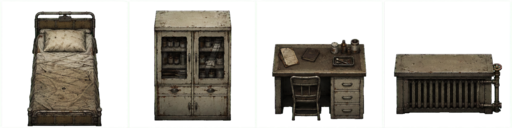
#> input picture assets/art/worlds/sanatorium/sanatorium_lower_wall_props.png, 512 x 128 px, given in place of call_z2D181vZjGO9ChB3UZpS6brR.png, which was not available; the run also reads 1 picture not shown here
$ python process_o1_batch3.py --generated-dir ../assets/art/worlds/sanatorium --project-root ../assets/art/worlds/sanatorium
#> lines starting #> are read from the running program, lines starting #| are printed output that depends on the picture; pictures that were not available may be replaced by others from this repository, and a replacement may not be noted
#!/usr/bin/env python3
"""Convert O1 batch 3 image-generation masters into fixed Godot atlases."""

from __future__ import annotations

import argparse
from pathlib import Path

from PIL import Image


def save_optimized(image: Image.Image, output_path: Path) -> None:
    # Indexed PNG keeps per-palette transparency while sharply reducing Web
    # transfer size and reinforces the locked low-resolution color language.
    indexed = image.quantize(colors=128, method=Image.Quantize.FASTOCTREE, dither=Image.Dither.NONE)
    indexed.save(output_path, optimize=True)


def is_key(pixel: tuple[int, int, int, int]) -> bool:
    red, green, blue, _alpha = pixel
    # Generated pixel masters antialias the flat magenta into a darker purple
    # fringe. Dreadbound's production palette contains no purple, so remove the
    # whole key family instead of leaving a neon outline after downscaling.
    return (
        red >= 80
        and blue >= 80
        and green <= 110
        and min(red, blue) - green >= 50
        and abs(red - blue) <= 100
    )


def remove_key(image: Image.Image) -> Image.Image:
    rgba = image.convert("RGBA")
    pixels = rgba.load()
    for y in range(rgba.height):
        for x in range(rgba.width):
            if is_key(pixels[x, y]):
                pixels[x, y] = (0, 0, 0, 0)
    return rgba


def clear_translucent_key_fringe(image: Image.Image) -> Image.Image:
    rgba = image.convert("RGBA")
    pixels = rgba.load()
    for y in range(rgba.height):
        for x in range(rgba.width):
            red, green, blue, alpha = pixels[x, y]
            if alpha < 48:
                pixels[x, y] = (0, 0, 0, 0)
    return rgba


def split_cell(image: Image.Image, column: int, row: int, columns: int, rows: int) -> Image.Image:
    left = round(column * image.width / columns)
    right = round((column + 1) * image.width / columns)
    top = round(row * image.height / rows)
    bottom = round((row + 1) * image.height / rows)
    return remove_key(image.crop((left, top, right, bottom)))


def trimmed(image: Image.Image) -> Image.Image:
    alpha = image.getchannel("A")
    bounds = alpha.getbbox()
    return image.crop(bounds) if bounds else Image.new("RGBA", (1, 1))


def fit_cell(source: Image.Image, size: tuple[int, int], margin: int, bottom_anchor: bool = True) -> Image.Image:
    source = trimmed(source)
    maximum = (size[0] - margin * 2, size[1] - margin * 2)
    scale = min(maximum[0] / source.width, maximum[1] / source.height)
    target_size = (max(1, round(source.width * scale)), max(1, round(source.height * scale)))
    resized = clear_translucent_key_fringe(remove_key(source.resize(target_size, Image.Resampling.LANCZOS)))
    output = Image.new("RGBA", size)
    x = (size[0] - resized.width) // 2
    y = size[1] - margin - resized.height if bottom_anchor else (size[1] - resized.height) // 2
    output.alpha_composite(resized, (x, y))
    return output


def build_atlas(
    source_path: Path,
    output_path: Path,
    grid: tuple[int, int],
    cell_size: tuple[int, int],
    margin: int,
    bottom_anchor: bool,
) -> None:
#> called with grid = (6, 4), cell_size = (64, 48), margin = 1, bottom_anchor = True
    source = Image.open(source_path).convert("RGBA")
#> source is the input picture: PIL image 512x128 RGBA; mean R, G, B, A 49.9, 46.4, 39.9, 117.9
    columns, rows = grid
    atlas = Image.new("RGBA", (columns * cell_size[0], rows * cell_size[1]))
#> atlas: PIL image 384x192 RGBA; every value is 0
    for row in range(rows):
        for column in range(columns):
            cell = split_cell(source, column, row, columns, rows)
            fitted = fit_cell(cell, cell_size, margin, bottom_anchor)
            atlas.alpha_composite(fitted, (column * cell_size[0], row * cell_size[1]))
#> this loop made 4 passes
#> pass 1, in remove_key, `rgba = image.convert("RGBA")`:
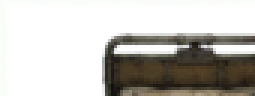
#> rgba: PIL image 85x32 RGBA (shown 3 times larger); mean R, G, B, A 46.5, 44.1, 38.7, 98.1; transparent parts drawn white
#> pass 1, in trimmed, `alpha = image.getchannel("A")`:
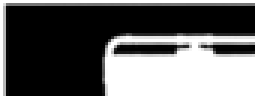
#> alpha: PIL image 85x32 L (shown 3 times larger); min 0, max 255, mean 98.1
#> pass 1, in remove_key (call 2), `rgba = image.convert("RGBA")`:
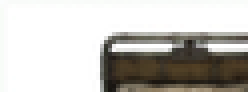
#> rgba: PIL image 62x23 RGBA (shown 4 times larger); mean R, G, B, A 71.9, 69.4, 63, 98.5; transparent parts drawn white
#> after the loop:
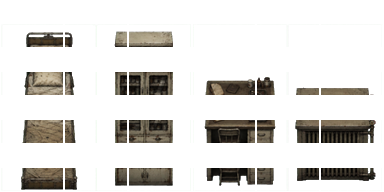
#> atlas: PIL image 384x192 RGBA; mean R, G, B, A 22.7, 21, 18, 54.4; transparent parts drawn white
#> after the loop:
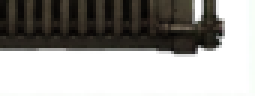
#> cell: PIL image 85x32 RGBA (shown 3 times larger); mean R, G, B, A 33.1, 31.6, 28.2, 122.7; transparent parts drawn white
#> after the loop:
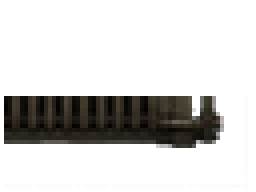
#> fitted: PIL image 64x48 RGBA (shown 4 times larger); mean R, G, B, A 16.4, 15.6, 14.1, 56.5; transparent parts drawn white
    output_path.parent.mkdir(parents=True, exist_ok=True)
    save_optimized(atlas, output_path)
#> in save_optimized, `indexed = image.quantize(colors=128, method=Image.Quantize.FASTOCTREE,..`:
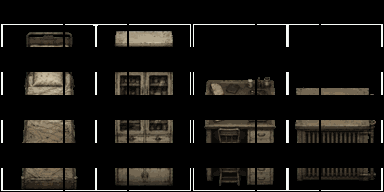
#> indexed: PIL image 384x192 P; mean R, G, B 22.6, 20.9, 17.9


def build_tiles(source_path: Path, output_path: Path) -> None:
    source = Image.open(source_path).convert("RGBA")
    atlas = Image.new("RGBA", (256, 256))
    for row in range(8):
        for column in range(8):
            cell = trimmed(split_cell(source, column, row, 8, 8))
            tile = clear_translucent_key_fringe(remove_key(cell.resize((32, 32), Image.Resampling.LANCZOS)))
            pixels = tile.load()
            for y in range(tile.height):
                for x in range(tile.width):
                    red, green, blue, alpha = pixels[x, y]
                    if alpha and green >= 105 and green > red * 1.55 and green > blue * 1.45:
                        pixels[x, y] = (0, 0, 0, 0)
            atlas.alpha_composite(tile, (column * 32, row * 32))
    output_path.parent.mkdir(parents=True, exist_ok=True)
    save_optimized(atlas, output_path)


def main() -> None:
    parser = argparse.ArgumentParser()
    parser.add_argument("--generated-dir", type=Path, required=True)
    parser.add_argument("--project-root", type=Path, required=True)
    args = parser.parse_args()
    generated = args.generated_dir
    root = args.project_root

    build_atlas(
        generated / "call_z2D181vZjGO9ChB3UZpS6brR.png",
        root / "assets/art/characters/sanatorium/crawler_spritesheet.png",
        (6, 4),
        (64, 48),
        1,
        True,
    )
    build_atlas(
        generated / "call_sa62GhFMwaK5pZrkhZhFtxCb.png",
        root / "assets/art/characters/sanatorium/orderly_spritesheet.png",
        (6, 4),
        (48, 64),
        1,
        True,
    )
    build_atlas(
        generated / "call_U9XVzIkqK9If0XGdlYnBJpdx.png",
        root / "assets/art/characters/corridor/threshold_curator_spritesheet.png",
        (6, 4),
        (96, 96),
        2,
        True,
    )
    build_atlas(
        generated / "call_DfZz6smsP7yw5YTXLJJeCA1d.png",
        root / "assets/art/worlds/sanatorium/sanatorium_props.png",
        (4, 3),
        (128, 128),
        3,
        True,
    )
    build_tiles(
        generated / "call_2iDXhMF78B1dkp3eFiRabPKG.png",
        root / "assets/art/worlds/sanatorium/sanatorium_tileset.png",
    )


if __name__ == "__main__":
#> (the run stopped early here; a loop or call above may not have finished)
